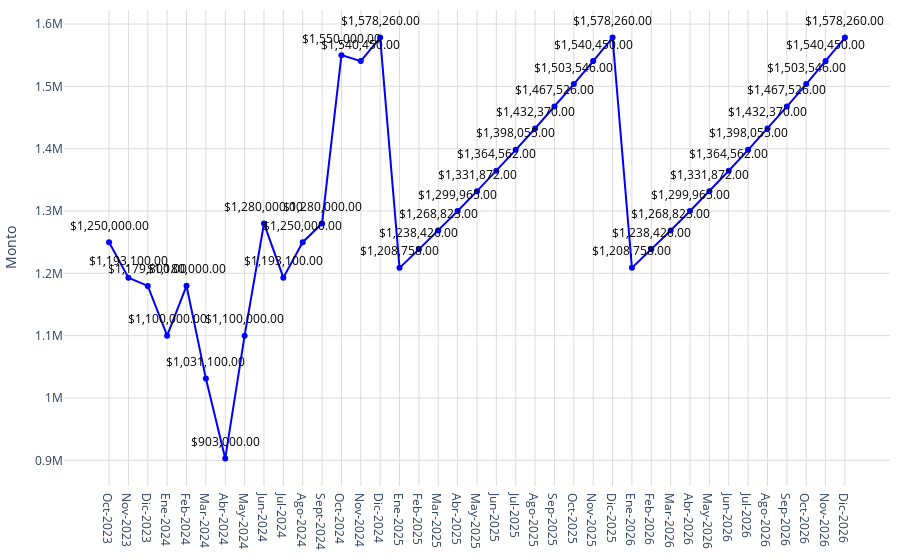

Notebook cell for this chart:
### Code cell
# Datos
año = df_promedio_proyección['label']
promedio = df_promedio_proyección['promedio']

# Crear una función para formatear los valores grandes en palabras en español
def formatear_numero(valor):
    if valor >= 1_000_000_000_000:
        return f'{valor / 1_000_000_000:.2f} billones'
    elif valor >= 1_000_000_000:
        return f'{valor / 1_000_000_000:.0f} mil millones'  # Mil millones
    elif valor >= 1_000_000:
        return f'{valor / 1_000_000:.0f} millones'  # Millones
    elif valor >= 1_000:
        return f'{valor / 1_000:.0f} mil'  # Mil
    else:
        return str(valor)
# Configurar los valores y el texto del eje Y
tickvals = [2500000000,3000000000,3200000000]
ticktext = [formatear_numero(val) for val in tickvals]

fig = go.Figure()
fig.add_trace(go.Scatter(
    x=año,
    y=promedio,
    mode='markers+lines',
    marker=dict(color='blue'),
))
# Agregar anotaciones para mostrar los valores encima de los puntos
for a, p in zip(año, promedio):
    fig.add_annotation(
        x=a,
        y=p,
        text=f"${p:,.2f}",  # Formatear el valor del promedio como moneda
        showarrow=False,
        font=dict(color='black', size=12),
        xshift=0,
        yshift=17,
        textangle=0
    )
# Actualizar diseño
fig.update_layout(
    #title='Plusvalía estimada',   
    yaxis=dict(
        title="Monto",
        gridwidth=1,  # Ancho de las líneas de la cuadrícula
        gridcolor='#dddcda', 

    ),
    xaxis=dict(
        gridcolor='#dddcda', 
        tickmode='array',
        tickvals=año,
        ticktext=año
    ),
    plot_bgcolor='rgba(0,0,0,0)',
        margin=dict(l=10, r=10, t=10, b=10)
)
fig.show()

### Figure 1 — Plotly figure (JSON) as saved in the notebook; plotly's stock layout.template omitted (floating-point values rounded to 4 significant figures)
{"data": [{"marker": {"color": "blue"}, "mode": "markers+lines", "type": "scatter", "x": ["Oct-2023", "Nov-2023", "Dic-2023", "Ene-2024", "Feb-2024", "Mar-2024", "Abr-2024", "May-2024", "Jun-2024", "Jul-2024", "Ago-2024", "Sept-2024", "Oct-2024", "Nov-2024", "Dic-2024", "Ene-2025", "Feb-2025", "Mar-2025", "Abr-2025", "May-2025", "Jun-2025", "Jul-2025", "Ago-2025", "Sep-2025", "Oct-2025", "Nov-2025", "Dic-2025", "Ene-2026", "Feb-2026", "Mar-2026", "Abr-2026", "May-2026", "Jun-2026", "Jul-2026", "Ago-2026", "Sep-2026", "Oct-2026", "Nov-2026", "Dic-2026"], "y": [1250000, 1193100, 1179800, 1100000, 1180000, 1031100, 903000, 1100000, 1280000, 1193100, 1250000, 1280000, 1550000, 1540450, 1578260, 1208758, 1238426, 1268823, 1299965, 1331872, 1364562, 1398055, 1432370, 1467526, 1503546, 1540450, 1578260, 1208758, 1238426, 1268823, 1299965, 1331872, 1364562, 1398055, 1432370, 1467526, 1503546, 1540450, 1578260]}], "layout": {"annotations": [{"font": {"color": "black", "size": 12}, "showarrow": false, "text": "$1,250,000.00", "textangle": 0, "x": "Oct-2023", "xshift": 0, "y": 1250000, "yshift": 17}, {"font": {"color": "black", "size": 12}, "showarrow": false, "text": "$1,193,100.00", "textangle": 0, "x": "Nov-2023", "xshift": 0, "y": 1193100, "yshift": 17}, {"font": {"color": "black", "size": 12}, "showarrow": false, "text": "$1,179,800.00", "textangle": 0, "x": "Dic-2023", "xshift": 0, "y": 1179800, "yshift": 17}, {"font": {"color": "black", "size": 12}, "showarrow": false, "text": "$1,100,000.00", "textangle": 0, "x": "Ene-2024", "xshift": 0, "y": 1100000, "yshift": 17}, {"font": {"color": "black", "size": 12}, "showarrow": false, "text": "$1,180,000.00", "textangle": 0, "x": "Feb-2024", "xshift": 0, "y": 1180000, "yshift": 17}, {"font": {"color": "black", "size": 12}, "showarrow": false, "text": "$1,031,100.00", "textangle": 0, "x": "Mar-2024", "xshift": 0, "y": 1031100, "yshift": 17}, {"font": {"color": "black", "size": 12}, "showarrow": false, "text": "$903,000.00", "textangle": 0, "x": "Abr-2024", "xshift": 0, "y": 903000, "yshift": 17}, {"font": {"color": "black", "size": 12}, "showarrow": false, "text": "$1,100,000.00", "textangle": 0, "x": "May-2024", "xshift": 0, "y": 1100000, "yshift": 17}, {"font": {"color": "black", "size": 12}, "showarrow": false, "text": "$1,280,000.00", "textangle": 0, "x": "Jun-2024", "xshift": 0, "y": 1280000, "yshift": 17}, {"font": {"color": "black", "size": 12}, "showarrow": false, "text": "$1,193,100.00", "textangle": 0, "x": "Jul-2024", "xshift": 0, "y": 1193100, "yshift": 17}, {"font": {"color": "black", "size": 12}, "showarrow": false, "text": "$1,250,000.00", "textangle": 0, "x": "Ago-2024", "xshift": 0, "y": 1250000, "yshift": 17}, {"font": {"color": "black", "size": 12}, "showarrow": false, "text": "$1,280,000.00", "textangle": 0, "x": "Sept-2024", "xshift": 0, "y": 1280000, "yshift": 17}, {"font": {"color": "black", "size": 12}, "showarrow": false, "text": "$1,550,000.00", "textangle": 0, "x": "Oct-2024", "xshift": 0, "y": 1550000, "yshift": 17}, {"font": {"color": "black", "size": 12}, "showarrow": false, "text": "$1,540,450.00", "textangle": 0, "x": "Nov-2024", "xshift": 0, "y": 1540450, "yshift": 17}, {"font": {"color": "black", "size": 12}, "showarrow": false, "text": "$1,578,260.00", "textangle": 0, "x": "Dic-2024", "xshift": 0, "y": 1578260, "yshift": 17}, {"font": {"color": "black", "size": 12}, "showarrow": false, "text": "$1,208,758.00", "textangle": 0, "x": "Ene-2025", "xshift": 0, "y": 1208758, "yshift": 17}, {"font": {"color": "black", "size": 12}, "showarrow": false, "text": "$1,238,426.00", "textangle": 0, "x": "Feb-2025", "xshift": 0, "y": 1238426, "yshift": 17}, {"font": {"color": "black", "size": 12}, "showarrow": false, "text": "$1,268,823.00", "textangle": 0, "x": "Mar-2025", "xshift": 0, "y": 1268823, "yshift": 17}, {"font": {"color": "black", "size": 12}, "showarrow": false, "text": "$1,299,965.00", "textangle": 0, "x": "Abr-2025", "xshift": 0, "y": 1299965, "yshift": 17}, {"font": {"color": "black", "size": 12}, "showarrow": false, "text": "$1,331,872.00", "textangle": 0, "x": "May-2025", "xshift": 0, "y": 1331872, "yshift": 17}, {"font": {"color": "black", "size": 12}, "showarrow": false, "text": "$1,364,562.00", "textangle": 0, "x": "Jun-2025", "xshift": 0, "y": 1364562, "yshift": 17}, {"font": {"color": "black", "size": 12}, "showarrow": false, "text": "$1,398,055.00", "textangle": 0, "x": "Jul-2025", "xshift": 0, "y": 1398055, "yshift": 17}, {"font": {"color": "black", "size": 12}, "showarrow": false, "text": "$1,432,370.00", "textangle": 0, "x": "Ago-2025", "xshift": 0, "y": 1432370, "yshift": 17}, {"font": {"color": "black", "size": 12}, "showarrow": false, "text": "$1,467,526.00", "textangle": 0, "x": "Sep-2025", "xshift": 0, "y": 1467526, "yshift": 17}, {"font": {"color": "black", "size": 12}, "showarrow": false, "text": "$1,503,546.00", "textangle": 0, "x": "Oct-2025", "xshift": 0, "y": 1503546, "yshift": 17}, {"font": {"color": "black", "size": 12}, "showarrow": false, "text": "$1,540,450.00", "textangle": 0, "x": "Nov-2025", "xshift": 0, "y": 1540450, "yshift": 17}, {"font": {"color": "black", "size": 12}, "showarrow": false, "text": "$1,578,260.00", "textangle": 0, "x": "Dic-2025", "xshift": 0, "y": 1578260, "yshift": 17}, {"font": {"color": "black", "size": 12}, "showarrow": false, "text": "$1,208,758.00", "textangle": 0, "x": "Ene-2026", "xshift": 0, "y": 1208758, "yshift": 17}, {"font": {"color": "black", "size": 12}, "showarrow": false, "text": "$1,238,426.00", "textangle": 0, "x": "Feb-2026", "xshift": 0, "y": 1238426, "yshift": 17}, {"font": {"color": "black", "size": 12}, "showarrow": false, "text": "$1,268,823.00", "textangle": 0, "x": "Mar-2026", "xshift": 0, "y": 1268823, "yshift": 17}, {"font": {"color": "black", "size": 12}, "showarrow": false, "text": "$1,299,965.00", "textangle": 0, "x": "Abr-2026", "xshift": 0, "y": 1299965, "yshift": 17}, {"font": {"color": "black", "size": 12}, "showarrow": false, "text": "$1,331,872.00", "textangle": 0, "x": "May-2026", "xshift": 0, "y": 1331872, "yshift": 17}, {"font": {"color": "black", "size": 12}, "showarrow": false, "text": "$1,364,562.00", "textangle": 0, "x": "Jun-2026", "xshift": 0, "y": 1364562, "yshift": 17}, {"font": {"color": "black", "size": 12}, "showarrow": false, "text": "$1,398,055.00", "textangle": 0, "x": "Jul-2026", "xshift": 0, "y": 1398055, "yshift": 17}, {"font": {"color": "black", "size": 12}, "showarrow": false, "text": "$1,432,370.00", "textangle": 0, "x": "Ago-2026", "xshift": 0, "y": 1432370, "yshift": 17}, {"font": {"color": "black", "size": 12}, "showarrow": false, "text": "$1,467,526.00", "textangle": 0, "x": "Sep-2026", "xshift": 0, "y": 1467526, "yshift": 17}, {"font": {"color": "black", "size": 12}, "showarrow": false, "text": "$1,503,546.00", "textangle": 0, "x": "Oct-2026", "xshift": 0, "y": 1503546, "yshift": 17}, {"font": {"color": "black", "size": 12}, "showarrow": false, "text": "$1,540,450.00", "textangle": 0, "x": "Nov-2026", "xshift": 0, "y": 1540450, "yshift": 17}, {"font": {"color": "black", "size": 12}, "showarrow": false, "text": "$1,578,260.00", "textangle": 0, "x": "Dic-2026", "xshift": 0, "y": 1578260, "yshift": 17}], "margin": {"b": 10, "l": 10, "r": 10, "t": 10}, "plot_bgcolor": "rgba(0,0,0,0)", "xaxis": {"gridcolor": "#dddcda", "tickmode": "array", "ticktext": ["Oct-2023", "Nov-2023", "Dic-2023", "Ene-2024", "Feb-2024", "Mar-2024", "Abr-2024", "May-2024", "Jun-2024", "Jul-2024", "Ago-2024", "Sept-2024", "Oct-2024", "Nov-2024", "Dic-2024", "Ene-2025", "Feb-2025", "Mar-2025", "Abr-2025", "May-2025", "Jun-2025", "Jul-2025", "Ago-2025", "Sep-2025", "Oct-2025", "Nov-2025", "Dic-2025", "Ene-2026", "Feb-2026", "Mar-2026", "Abr-2026", "May-2026", "Jun-2026", "Jul-2026", "Ago-2026", "Sep-2026", "Oct-2026", "Nov-2026", "Dic-2026"], "tickvals": ["Oct-2023", "Nov-2023", "Dic-2023", "Ene-2024", "Feb-2024", "Mar-2024", "Abr-2024", "May-2024", "Jun-2024", "Jul-2024", "Ago-2024", "Sept-2024", "Oct-2024", "Nov-2024", "Dic-2024", "Ene-2025", "Feb-2025", "Mar-2025", "Abr-2025", "May-2025", "Jun-2025", "Jul-2025", "Ago-2025", "Sep-2025", "Oct-2025", "Nov-2025", "Dic-2025", "Ene-2026", "Feb-2026", "Mar-2026", "Abr-2026", "May-2026", "Jun-2026", "Jul-2026", "Ago-2026", "Sep-2026", "Oct-2026", "Nov-2026", "Dic-2026"]}, "yaxis": {"gridcolor": "#dddcda", "gridwidth": 1, "title": {"text": "Monto"}}}}
